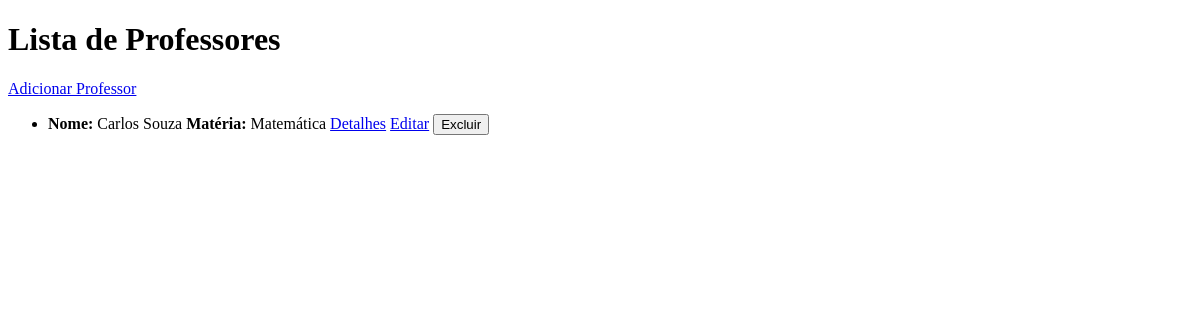
Page /professor on the earlier database version.
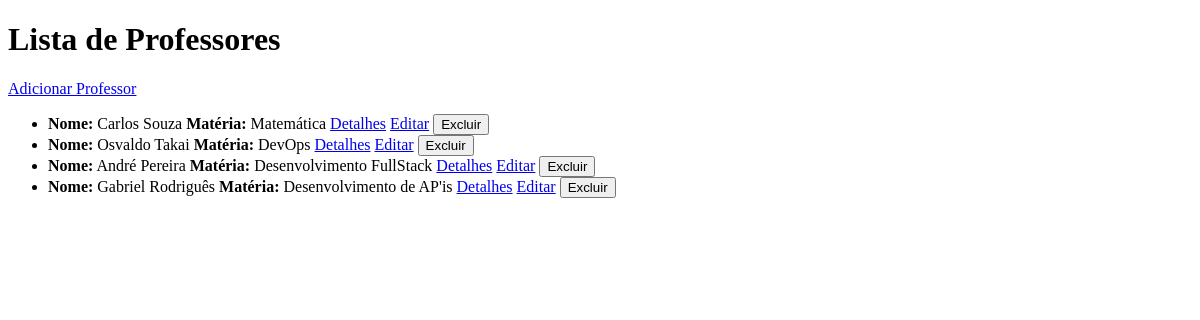
Same page on the later database version.
### app/models.py (models this page shows)
class Professor(db.Model):
    __tablename__ = 'professores'
    id = db.Column(db.Integer, primary_key=True)
    nome = db.Column(db.String(50), nullable=False)
    idade = db.Column(db.Integer)
    materia = db.Column(db.String(50))
    observacoes = db.Column(db.Text)
    turmas = db.relationship('Turma', backref='professor', lazy=True)

### app/professor/professor_routes.py (the view)
@professores_blueprint.route("/professor", methods=["GET"])
def listar_professores_view():
    professores = listar_professores()
    return render_template('professor/professor.html', professores=professores)

### app/professor/professor_model.py (called while the page is built)
def listar_professores():
    professores = Professor.query.all()
    return [
        {
            "id": professor.id,
            "nome": professor.nome,
            "idade": professor.idade,
            "matéria": professor.materia,
            "observações": professor.observacoes
        }
        for professor in professores
    ]

### app/templates/professor/professor.html (shortened to what this page needs)
<!DOCTYPE html>
<html lang="pt-BR">
<head>
</head>
<body>
    <h1>Lista de Professores</h1>
    <a href="/professores/novo">Adicionar Professor</a>
    <ul>
        {% if professores %}
            {% for professor in professores %}
                <li>
                    <strong>Nome:</strong> {{ professor.nome }}
                    <strong>Matéria:</strong> {{ professor.matéria }}
                    <a href="/professor/{{ professor.id }}">Detalhes</a>
                    <a href="/professor/{{ professor.id }}/editar">Editar</a>
                    <form action="/professor/{{ professor.id }}" method="POST" style="display:inline;" onsubmit="return confirmDelete(this);">
                        <button type="submit">Excluir</button>
                    </form>
                </li>
            {% endfor %}
        {% else %}
            <li>Nenhum professor cadastrado.</li>
        {% endif %}
    </ul>
</body>
</html>

Differences in the rows shown:
added Professor: nome "Osvaldo Takai", matéria "DevOps"
added Professor: nome "André Pereira", matéria "Desenvolvimento FullStack"
added Professor: nome "Gabriel Rodriguês", matéria "Desenvolvimento de AP'is"
